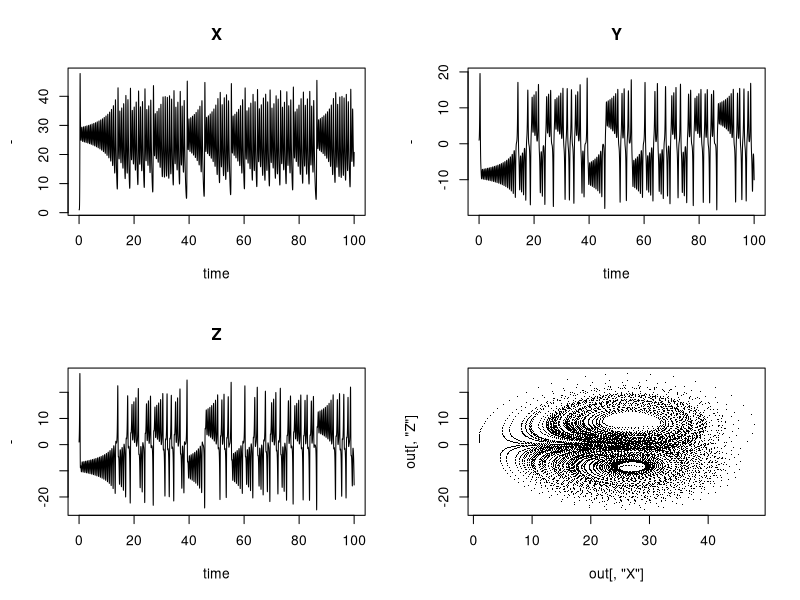

Source code (R):
# --------------------------
# Example for desolve
# --------------------------

# parameter vectors with assigned names
p <- c(a = -8/3,
       b = -10,
       c =  28)
print(p)

# state variables with initial conditions
x0 <- c(X = 1,
        Y = 1,
        Z = 1)

# ode system
f_dxdt <- function(t, x, p) {
  with(as.list(c(x, p)),{
    # rate of change
    dX <- a*X + Y*Z
    dY <- b * (Y-Z)
    dZ <- -X*Y + c*Y - Z
    
    # return the rate of change
    list(c(dX, dY, dZ))
  })
}

# ----------------------
# ODE integration
# ----------------------
times <- seq(0, 100, by=0.01)
library(deSolve)
out <- ode(y=x0, times=times, func=f_dxdt, parms=p)
head(out)

plot(out, xlab = "time", ylab = "-")
plot(out[, "X"], out[, "Z"], pch = ".")
